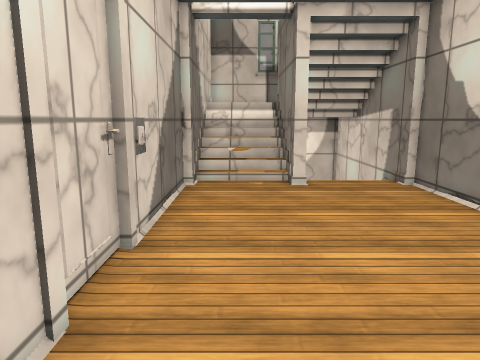
View 1 (above)

12 first-person views from a walk through a scene from a Unity 3-D project. The camera is 1.4 m above the floor, tilts 10° down and sees 70° across. Doors are open. The floor is counted in squares, 0.5 m on a side. Each view is taken from the middle of a square. On the plan, view 1 faces up. The plan holds only what a view shows up to about 20 squares ahead; the rest is blank. The place goes on beyond the plan. Flat ground stands in for the terrain. The player character is not drawn. Surface patterns are stand-ins for the level's own textures.

View 2
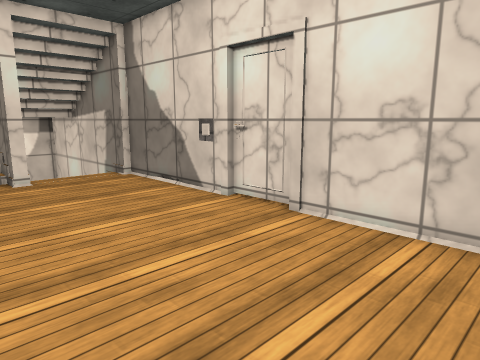

View 3
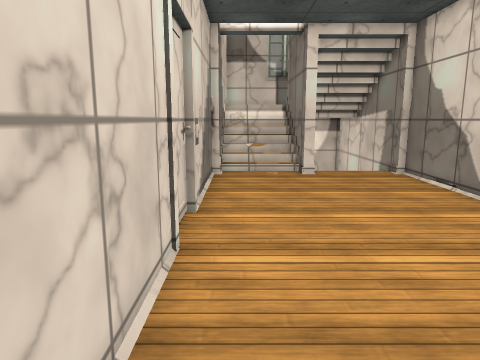

View 4
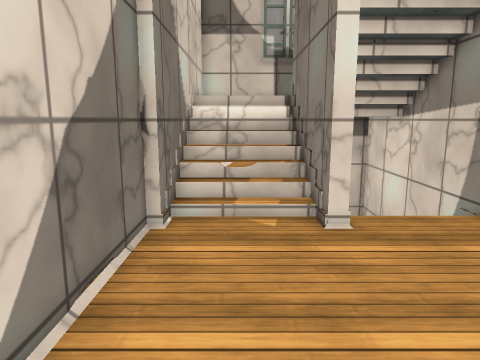

View 5
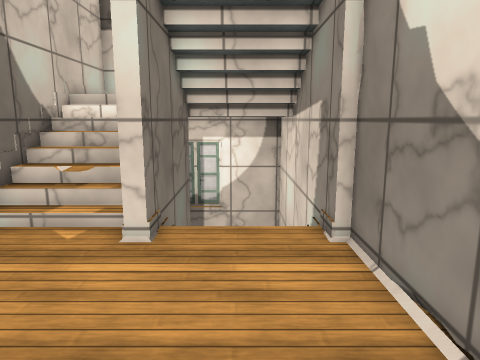

View 6
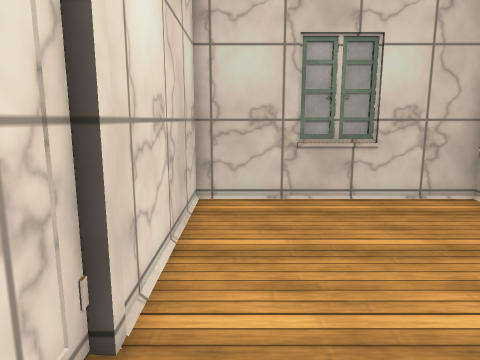

View 7
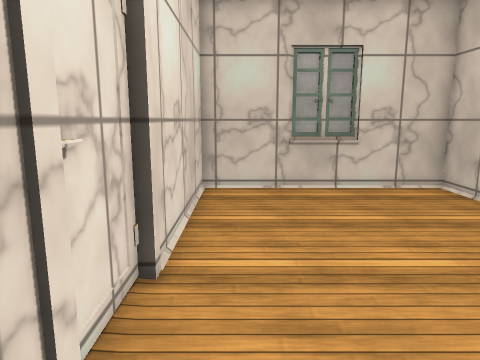

View 8
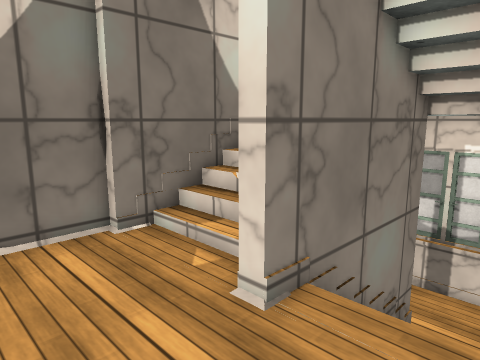

View 9
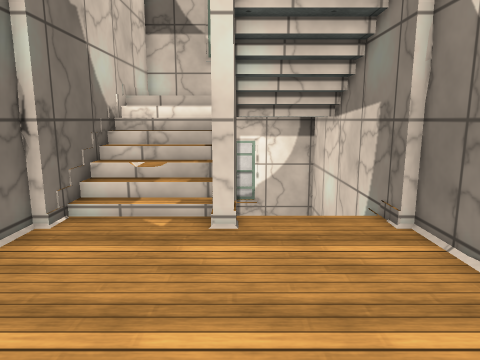

View 10
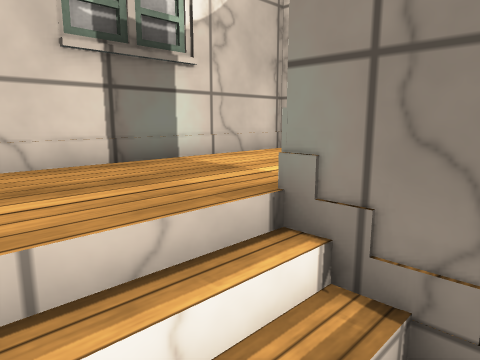

View 11
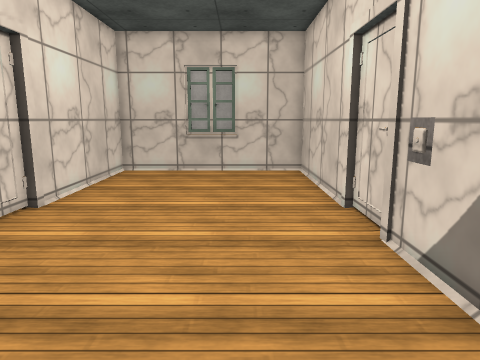

View 12
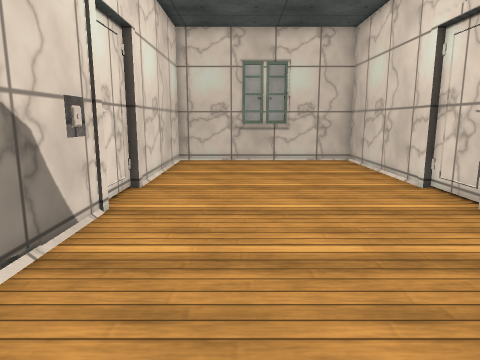

### Floor plan
Key: @ floor where view 1 was taken; # wall or solid block; . main floor; : floor 2 m higher than the main floor; - floor 2 m lower than the main floor; / step, stairs or slope; = window, fence, low wall or low ledge.
Columns run from 3 left of view 1 to 8 right of it. Each row starts with its distance up from view 1.
 26    #####
 25  ####=#####
 24  # :::/-  #
 23  # :::/-  #
 22  #::::/   #
 21  #///##   #
 20  #///##   #
 19  #///##   #
 18  #///##   #
 17  #///##   #
 16  #///##///#
 15  #...##...##
 14  #.........#
 13  #.........#
 12  #.........#
 11  #.........#
 10  #.........#
  9  #.........#
  8 ##.........#
  7 ##.........#
  6 #..........#
  5 #..........#
  4 ##.........#
  3 ##.........#
  2  #.........#
  1  #.........#
  0  #.@.......#
 -1  #.........#
 -2  #.........#
 -3  #.........#
 -4  ###########

Where each view was taken, in squares from view 1:
view 1: 0 up, 0 right, facing up
view 2: 2 down, 1 left, facing up-right
view 3: 3 down, 1 left, facing up
view 4: 6 up, 0 right, facing up
view 5: 7 up, 5 right, facing up
view 6: 8 up, 6 right, facing down
view 7: 10 up, 6 right, facing down
view 8: 11 up, 6 right, facing up-left
view 9: 6 up, 3 right, facing up
view 10: 19 up, 1 left, facing up-right
view 11: 15 up, 1 right, facing down
view 12: 16 up, 4 right, facing down
